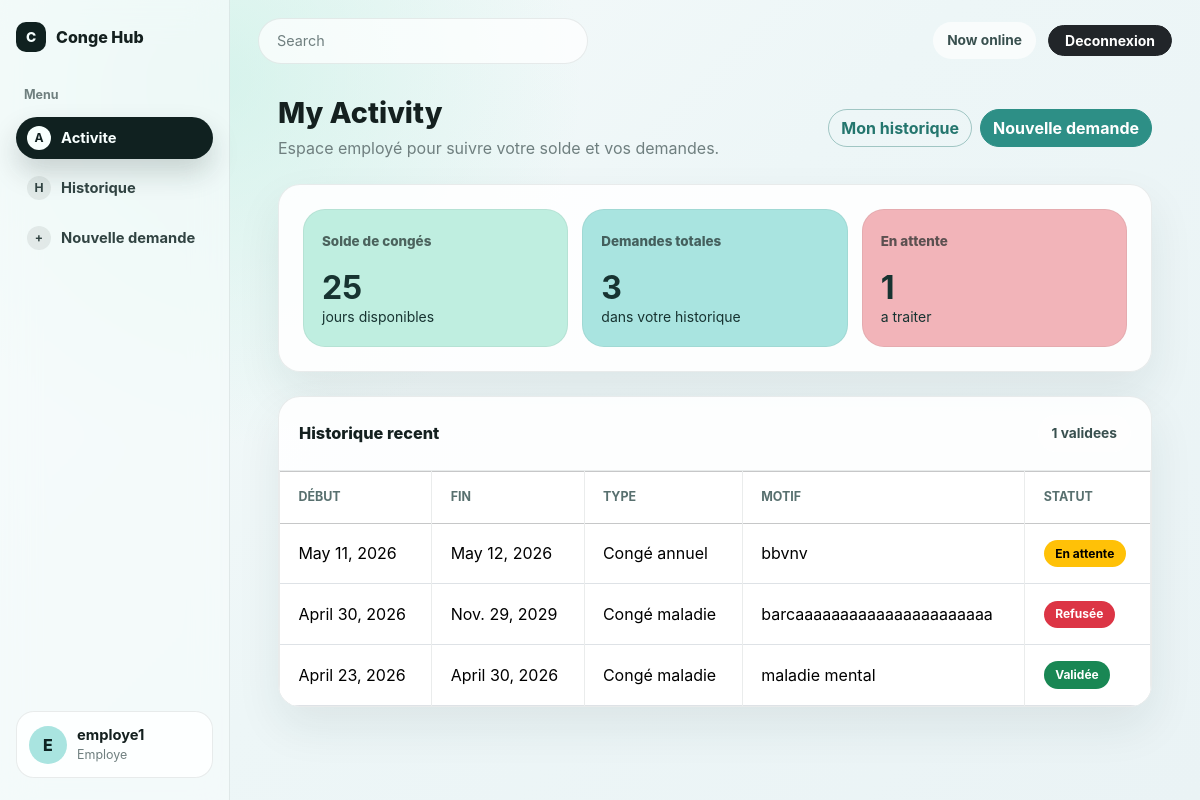
The app's page /employe/ (signed in) with its own data.
### conges/models.py (models this page shows, shortened)
class Employe(models.Model):
    user = models.OneToOneField(User, on_delete=models.CASCADE)  # Chaque employé est lié à un seul compte utilisateur Django.
    solde_conges = models.IntegerField(default=25)  # Le solde démarre à 25 jours pour simplifier la gestion locale.

class DemandeConge(models.Model):
    TYPE_CHOICES = [  # Les choix limitent les valeurs possibles pour éviter les textes libres incohérents.
        ('annuel', 'Congé annuel'),  # Valeur stockée en base puis libellé affiché dans les formulaires.
        ('maladie', 'Congé maladie'),  # Valeur utilisée pour un arrêt ou une absence maladie.
        ('autre', 'Autre'),  # Valeur générique pour les autres motifs de congé.
    ]
    STATUT_CHOICES = [  # Les choix de statut encadrent le cycle de traitement d'une demande.
        ('en_attente', 'En attente'),  # Statut initial juste après la soumission.
        ('validee', 'Validée'),  # Statut utilisé quand le responsable accepte la demande.
        ('refusee', 'Refusée'),  # Statut utilisé quand le responsable rejette la demande.
    ]
    employe = models.ForeignKey(Employe, on_delete=models.CASCADE)  # Une demande appartient à un employé.
    date_debut = models.DateField()  # DateField stocke une date sans heure pour le début du congé.
    date_fin = models.DateField()  # DateField stocke une date sans heure pour la fin du congé.
    type_conge = models.CharField(max_length=20, choices=TYPE_CHOICES)  # CharField stocke un court texte limité aux choix définis.
    motif = models.TextField(blank=True)  # TextField accepte un texte long et blank=True rend le motif optionnel.
    statut = models.CharField(max_length=20, choices=STATUT_CHOICES, default='en_attente')  # Le statut commence toujours en attente.
    date_soumission = models.DateTimeField(auto_now_add=True)  # Django renseigne automatiquement la date lors de la création.

### conges/views.py (the view)
# urls.py: path('employe/', views.employe_home, name='employe_home'),  # Cette route affiche l'espace employé.
@login_required
def employe_home(request):
    employe, created = Employe.objects.get_or_create(user=request.user)  # On garantit qu'un profil existe pour l'utilisateur connecté.
    demandes = DemandeConge.objects.filter(employe=employe).order_by('-date_soumission')  # On liste les demandes les plus récentes d'abord.
    context = {
        'employe': employe,
        'demandes': demandes,
        'created': created,
        'demandes_total': demandes.count(),
        'demandes_en_attente': demandes.filter(statut='en_attente').count(),
        'demandes_validees': demandes.filter(statut='validee').count(),
    }  # Le contexte contient les données transmises au template.
    return render(request, 'conges/employe_home.html', context)  # Le template reçoit le solde et l'historique.

### conges/templates/conges/employe_home.html
{% extends 'conges/base.html' %}
{% block content %}
    <div class="d-flex justify-content-between align-items-center gap-3 mb-4 page-heading">
        <div>
            <h1>My Activity</h1>
            <p>Espace employé pour suivre votre solde et vos demandes.</p>
        </div>
        <div class="d-flex gap-2">
            <a class="btn btn-outline-primary" href="{% url 'conges:historique_demandes' %}">Mon historique</a>
            <a class="btn btn-primary" href="{% url 'conges:soumettre_demande' %}">Nouvelle demande</a>
        </div>
    </div>
    <section class="hero-panel mb-4">
        <div class="summary-grid">
            <div class="summary-card mint">
                <span>Solde de congés</span>
                <strong>{{ employe.solde_conges }}</strong>
                <small>jours disponibles</small>
            </div>
            <div class="summary-card aqua">
                <span>Demandes totales</span>
                <strong>{{ demandes_total }}</strong>
                <small>dans votre historique</small>
            </div>
            <div class="summary-card rose">
                <span>En attente</span>
                <strong>{{ demandes_en_attente }}</strong>
                <small>a traiter</small>
            </div>
        </div>
    </section>
    <section class="data-panel">
        <div class="panel-header">
            <h2>Historique recent</h2>
            <span class="online-pill">{{ demandes_validees }} validees</span>
        </div>
    <div class="table-responsive">
        <table class="table table-striped table-bordered align-middle bg-white">
            <thead class="table-light">
                <tr>
                    <th>Début</th>
                    <th>Fin</th>
                    <th>Type</th>
                    <th>Motif</th>
                    <th>Statut</th>
                </tr>
            </thead>
            <tbody>
                {% for demande in demandes %}
                    <tr>
                        <td>{{ demande.date_debut }}</td>
                        <td>{{ demande.date_fin }}</td>
                        <td>{{ demande.get_type_conge_display }}</td>
                        <td>{{ demande.motif|default:"-" }}</td>
                        <td>
                            {% if demande.statut == 'validee' %}
                                <span class="badge text-bg-success">{{ demande.get_statut_display }}</span>
                            {% elif demande.statut == 'refusee' %}
                                <span class="badge text-bg-danger">{{ demande.get_statut_display }}</span>
                            {% else %}
                                <span class="badge text-bg-warning">{{ demande.get_statut_display }}</span>
                            {% endif %}
                        </td>
                    </tr>
                {% empty %}
                    <tr>
                        <td colspan="5" class="text-center text-muted">Aucune demande pour le moment.</td>
                    </tr>
                {% endfor %}
            </tbody>
        </table>
    </div>
    </section>
{% endblock %}

### conges/templates/conges/base.html (shortened to what this page needs)
{% load static %}
<!doctype html>
<html lang="fr">
<head>
    <link href="https://cdn.jsdelivr.net/npm/bootstrap@5.3.3/dist/css/bootstrap.min.css" rel="stylesheet">
    <link href="{% static 'conges/styles.css' %}" rel="stylesheet">
</head>
<body>
    {% if user.is_authenticated %}
        <div class="app-shell">
            <aside class="sidebar">
                <a class="brand" href="{% url 'conges:dashboard' %}">
                    <span class="brand-mark">C</span>
                    <span>Conge Hub</span>
                </a>
                <p class="menu-label">Menu</p>
                <nav class="side-nav">
                    <a class="side-link {% if request.resolver_match.url_name == 'dashboard' or request.resolver_match.url_name == 'employe_home' or request.resolver_match.url_name == 'responsable_home' %}active{% endif %}" href="{% url 'conges:dashboard' %}">
                        <span class="side-icon">A</span>
                        <span>Activite</span>
                    </a>
                    <a class="side-link {% if request.resolver_match.url_name == 'historique_demandes' %}active{% endif %}" href="{% url 'conges:historique_demandes' %}">
                        <span class="side-icon">H</span>
                        <span>Historique</span>
                    </a>
                    <a class="side-link {% if request.resolver_match.url_name == 'soumettre_demande' %}active{% endif %}" href="{% url 'conges:soumettre_demande' %}">
                        <span class="side-icon">+</span>
                        <span>Nouvelle demande</span>
                    </a>
                </nav>
                <div class="sidebar-user">
                    <div class="avatar">{{ user.username|first|upper }}</div>
                    <div class="user-meta">
                        <strong>{{ user.username }}</strong>
                        {% if user.is_superuser %}
                            <span>Administrateur</span>
                        {% elif user.is_staff %}
                            <span>Responsable</span>
                        {% else %}
                            <span>Employe</span>
                        {% endif %}
                    </div>
                </div>
            </aside>
            <div class="workspace">
                <header class="topbar">
                    <div class="search-pill">Search</div>
                    <div class="topbar-actions">
                        <span class="online-pill">Now online</span>
                        <a class="btn btn-sm btn-dark rounded-pill px-3" href="{% url 'conges:logout' %}">Deconnexion</a>
                    </div>
                </header>
                <main class="content-wrap">
    {% endif %}
                    {% block content %}{% endblock %}
    {% if user.is_authenticated %}
                </main>
            </div>
        </div>
    {% else %}
        </main>
    {% endif %}
</body>
</html>

### records on screen
Employe: solde_conges "25"
DemandeConge: date_debut "May 11, 2026", date_fin "May 12, 2026", type_conge "Congé annuel", motif "bbvnv", statut "En attente"
DemandeConge: date_debut "April 30, 2026", date_fin "Nov. 29, 2029", type_conge "Congé maladie", motif "barcaaaaaaaaaaaaaaaaaaaaaa", statut "Refusée"
DemandeConge: date_debut "April 23, 2026", date_fin "April 30, 2026", type_conge "Congé maladie", motif "maladie mental", statut "Validée"

### other values on screen
{{ user.username|first|upper }} "E"
{{ user.username }} "employe1"
{{ demandes_total }} "3"
{{ demandes_en_attente }} "1"
{{ demandes_validees }} "1"
